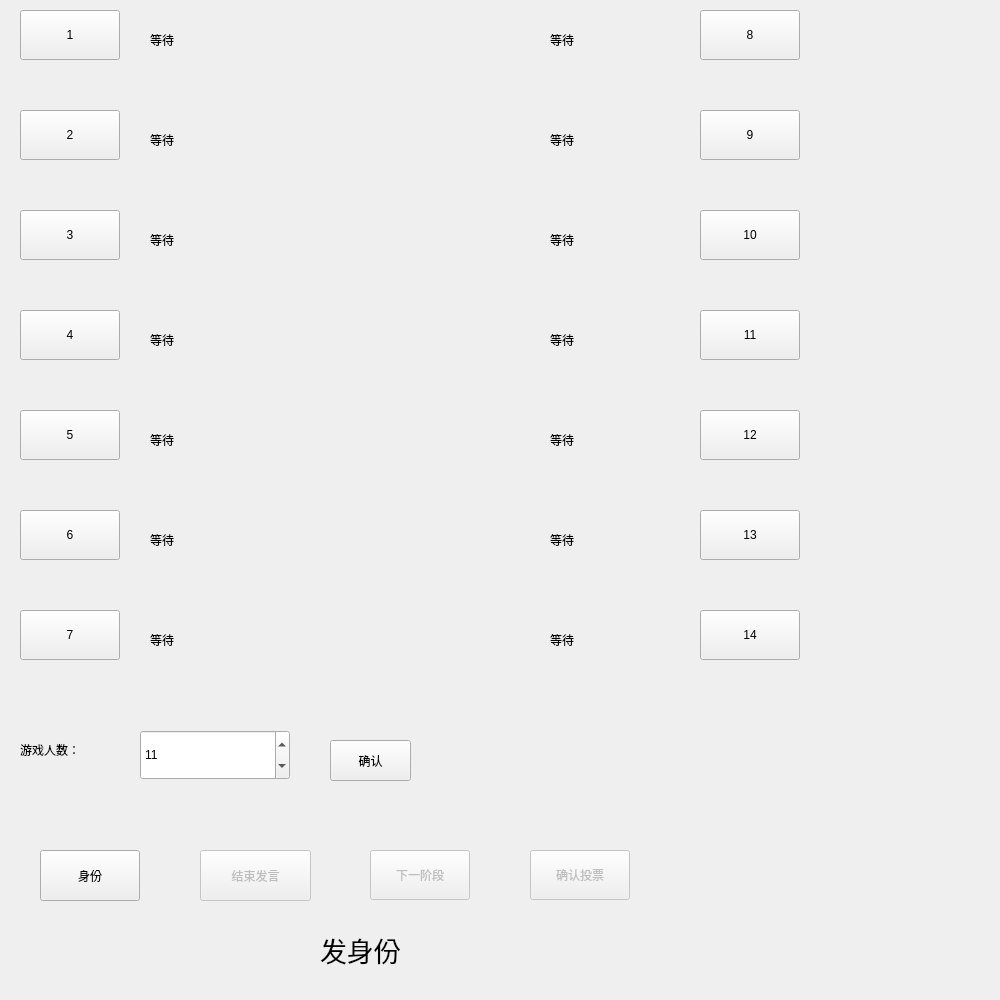
<?xml version="1.0" encoding="UTF-8"?>
<ui version="4.0">
 <class>game</class>
 <widget class="QWidget" name="game">
  <property name="enabled">
   <bool>true</bool>
  </property>
  <property name="geometry">
   <rect>
    <x>0</x>
    <y>0</y>
    <width>1000</width>
    <height>1000</height>
   </rect>
  </property>
  <property name="windowTitle">
   <string>Form</string>
  </property>
  <widget class="QPushButton" name="pushButton">
   <property name="geometry">
    <rect>
     <x>20</x>
     <y>10</y>
     <width>100</width>
     <height>50</height>
    </rect>
   </property>
   <property name="inputMethodHints">
    <set>Qt::ImhNone</set>
   </property>
   <property name="text">
    <string>1</string>
   </property>
  </widget>
  <widget class="QPushButton" name="pushButton_2">
   <property name="geometry">
    <rect>
     <x>20</x>
     <y>110</y>
     <width>100</width>
     <height>50</height>
    </rect>
   </property>
   <property name="text">
    <string>2</string>
   </property>
  </widget>
  <widget class="QPushButton" name="pushButton_3">
   <property name="geometry">
    <rect>
     <x>20</x>
     <y>210</y>
     <width>100</width>
     <height>50</height>
    </rect>
   </property>
   <property name="text">
    <string>3</string>
   </property>
  </widget>
  <widget class="QPushButton" name="pushButton_4">
   <property name="geometry">
    <rect>
     <x>20</x>
     <y>310</y>
     <width>100</width>
     <height>50</height>
    </rect>
   </property>
   <property name="text">
    <string>4</string>
   </property>
  </widget>
  <widget class="QPushButton" name="pushButton_5">
   <property name="geometry">
    <rect>
     <x>20</x>
     <y>410</y>
     <width>100</width>
     <height>50</height>
    </rect>
   </property>
   <property name="text">
    <string>5</string>
   </property>
  </widget>
  <widget class="QPushButton" name="pushButton_6">
   <property name="enabled">
    <bool>true</bool>
   </property>
   <property name="geometry">
    <rect>
     <x>20</x>
     <y>610</y>
     <width>100</width>
     <height>50</height>
    </rect>
   </property>
   <property name="text">
    <string>7</string>
   </property>
   <property name="default">
    <bool>false</bool>
   </property>
   <property name="flat">
    <bool>false</bool>
   </property>
  </widget>
  <widget class="QPushButton" name="pushButton_7">
   <property name="geometry">
    <rect>
     <x>20</x>
     <y>510</y>
     <width>100</width>
     <height>50</height>
    </rect>
   </property>
   <property name="text">
    <string>6</string>
   </property>
  </widget>
  <widget class="QPushButton" name="pushButton_8">
   <property name="geometry">
    <rect>
     <x>700</x>
     <y>10</y>
     <width>100</width>
     <height>50</height>
    </rect>
   </property>
   <property name="text">
    <string>8</string>
   </property>
  </widget>
  <widget class="QPushButton" name="pushButton_9">
   <property name="geometry">
    <rect>
     <x>700</x>
     <y>210</y>
     <width>100</width>
     <height>50</height>
    </rect>
   </property>
   <property name="text">
    <string>10</string>
   </property>
  </widget>
  <widget class="QPushButton" name="pushButton_10">
   <property name="geometry">
    <rect>
     <x>700</x>
     <y>410</y>
     <width>100</width>
     <height>50</height>
    </rect>
   </property>
   <property name="text">
    <string>12</string>
   </property>
  </widget>
  <widget class="QPushButton" name="pushButton_11">
   <property name="geometry">
    <rect>
     <x>700</x>
     <y>110</y>
     <width>100</width>
     <height>50</height>
    </rect>
   </property>
   <property name="text">
    <string>9</string>
   </property>
  </widget>
  <widget class="QPushButton" name="pushButton_12">
   <property name="geometry">
    <rect>
     <x>700</x>
     <y>610</y>
     <width>100</width>
     <height>50</height>
    </rect>
   </property>
   <property name="text">
    <string>14</string>
   </property>
  </widget>
  <widget class="QPushButton" name="pushButton_13">
   <property name="geometry">
    <rect>
     <x>700</x>
     <y>310</y>
     <width>100</width>
     <height>50</height>
    </rect>
   </property>
   <property name="text">
    <string>11</string>
   </property>
  </widget>
  <widget class="QPushButton" name="pushButton_14">
   <property name="geometry">
    <rect>
     <x>700</x>
     <y>510</y>
     <width>100</width>
     <height>50</height>
    </rect>
   </property>
   <property name="text">
    <string>13</string>
   </property>
  </widget>
  <widget class="QLabel" name="label">
   <property name="geometry">
    <rect>
     <x>150</x>
     <y>20</y>
     <width>100</width>
     <height>40</height>
    </rect>
   </property>
   <property name="text">
    <string>等待</string>
   </property>
  </widget>
  <widget class="QLabel" name="label_2">
   <property name="geometry">
    <rect>
     <x>150</x>
     <y>120</y>
     <width>100</width>
     <height>40</height>
    </rect>
   </property>
   <property name="text">
    <string>等待</string>
   </property>
  </widget>
  <widget class="QLabel" name="label_3">
   <property name="geometry">
    <rect>
     <x>150</x>
     <y>220</y>
     <width>100</width>
     <height>40</height>
    </rect>
   </property>
   <property name="text">
    <string>等待</string>
   </property>
  </widget>
  <widget class="QLabel" name="label_4">
   <property name="geometry">
    <rect>
     <x>150</x>
     <y>320</y>
     <width>100</width>
     <height>40</height>
    </rect>
   </property>
   <property name="text">
    <string>等待</string>
   </property>
  </widget>
  <widget class="QLabel" name="label_5">
   <property name="geometry">
    <rect>
     <x>150</x>
     <y>420</y>
     <width>100</width>
     <height>40</height>
    </rect>
   </property>
   <property name="text">
    <string>等待</string>
   </property>
  </widget>
  <widget class="QLabel" name="label_6">
   <property name="geometry">
    <rect>
     <x>150</x>
     <y>520</y>
     <width>100</width>
     <height>40</height>
    </rect>
   </property>
   <property name="text">
    <string>等待</string>
   </property>
  </widget>
  <widget class="QLabel" name="label_7">
   <property name="geometry">
    <rect>
     <x>150</x>
     <y>620</y>
     <width>100</width>
     <height>40</height>
    </rect>
   </property>
   <property name="text">
    <string>等待</string>
   </property>
  </widget>
  <widget class="QLabel" name="label_8">
   <property name="geometry">
    <rect>
     <x>550</x>
     <y>20</y>
     <width>100</width>
     <height>40</height>
    </rect>
   </property>
   <property name="text">
    <string>等待</string>
   </property>
  </widget>
  <widget class="QLabel" name="label_9">
   <property name="geometry">
    <rect>
     <x>550</x>
     <y>120</y>
     <width>100</width>
     <height>40</height>
    </rect>
   </property>
   <property name="text">
    <string>等待</string>
   </property>
  </widget>
  <widget class="QLabel" name="label_10">
   <property name="geometry">
    <rect>
     <x>550</x>
     <y>220</y>
     <width>100</width>
     <height>40</height>
    </rect>
   </property>
   <property name="text">
    <string>等待</string>
   </property>
  </widget>
  <widget class="QLabel" name="label_11">
   <property name="geometry">
    <rect>
     <x>550</x>
     <y>320</y>
     <width>100</width>
     <height>40</height>
    </rect>
   </property>
   <property name="text">
    <string>等待</string>
   </property>
  </widget>
  <widget class="QLabel" name="label_12">
   <property name="geometry">
    <rect>
     <x>550</x>
     <y>420</y>
     <width>100</width>
     <height>40</height>
    </rect>
   </property>
   <property name="text">
    <string>等待</string>
   </property>
  </widget>
  <widget class="QLabel" name="label_13">
   <property name="geometry">
    <rect>
     <x>550</x>
     <y>520</y>
     <width>100</width>
     <height>40</height>
    </rect>
   </property>
   <property name="text">
    <string>等待</string>
   </property>
  </widget>
  <widget class="QLabel" name="label_14">
   <property name="geometry">
    <rect>
     <x>550</x>
     <y>620</y>
     <width>100</width>
     <height>40</height>
    </rect>
   </property>
   <property name="text">
    <string>等待</string>
   </property>
  </widget>
  <widget class="QPushButton" name="tr">
   <property name="geometry">
    <rect>
     <x>40</x>
     <y>850</y>
     <width>100</width>
     <height>51</height>
    </rect>
   </property>
   <property name="text">
    <string>身份</string>
   </property>
  </widget>
  <widget class="QPushButton" name="next1">
   <property name="enabled">
    <bool>false</bool>
   </property>
   <property name="geometry">
    <rect>
     <x>200</x>
     <y>850</y>
     <width>111</width>
     <height>51</height>
    </rect>
   </property>
   <property name="text">
    <string>结束发言</string>
   </property>
  </widget>
  <widget class="QLabel" name="tips">
   <property name="geometry">
    <rect>
     <x>320</x>
     <y>900</y>
     <width>500</width>
     <height>100</height>
    </rect>
   </property>
   <property name="font">
    <font>
     <pointsize>20</pointsize>
    </font>
   </property>
   <property name="text">
    <string>发身份</string>
   </property>
   <property name="wordWrap">
    <bool>false</bool>
   </property>
  </widget>
  <widget class="QSpinBox" name="spinBox">
   <property name="geometry">
    <rect>
     <x>140</x>
     <y>730</y>
     <width>150</width>
     <height>50</height>
    </rect>
   </property>
   <property name="minimum">
    <number>8</number>
   </property>
   <property name="maximum">
    <number>14</number>
   </property>
   <property name="value">
    <number>11</number>
   </property>
   <property name="displayIntegerBase">
    <number>10</number>
   </property>
  </widget>
  <widget class="QLabel" name="label_15">
   <property name="geometry">
    <rect>
     <x>20</x>
     <y>730</y>
     <width>100</width>
     <height>40</height>
    </rect>
   </property>
   <property name="text">
    <string>游戏人数：</string>
   </property>
  </widget>
  <widget class="QPushButton" name="ok">
   <property name="enabled">
    <bool>true</bool>
   </property>
   <property name="geometry">
    <rect>
     <x>330</x>
     <y>740</y>
     <width>81</width>
     <height>41</height>
    </rect>
   </property>
   <property name="text">
    <string>确认</string>
   </property>
  </widget>
  <widget class="QPushButton" name="over">
   <property name="enabled">
    <bool>false</bool>
   </property>
   <property name="geometry">
    <rect>
     <x>370</x>
     <y>850</y>
     <width>100</width>
     <height>50</height>
    </rect>
   </property>
   <property name="text">
    <string>下一阶段</string>
   </property>
  </widget>
  <widget class="QPushButton" name="select">
   <property name="enabled">
    <bool>false</bool>
   </property>
   <property name="geometry">
    <rect>
     <x>530</x>
     <y>850</y>
     <width>100</width>
     <height>50</height>
    </rect>
   </property>
   <property name="text">
    <string>确认投票</string>
   </property>
  </widget>
 </widget>
 <resources/>
 <connections/>
</ui>
